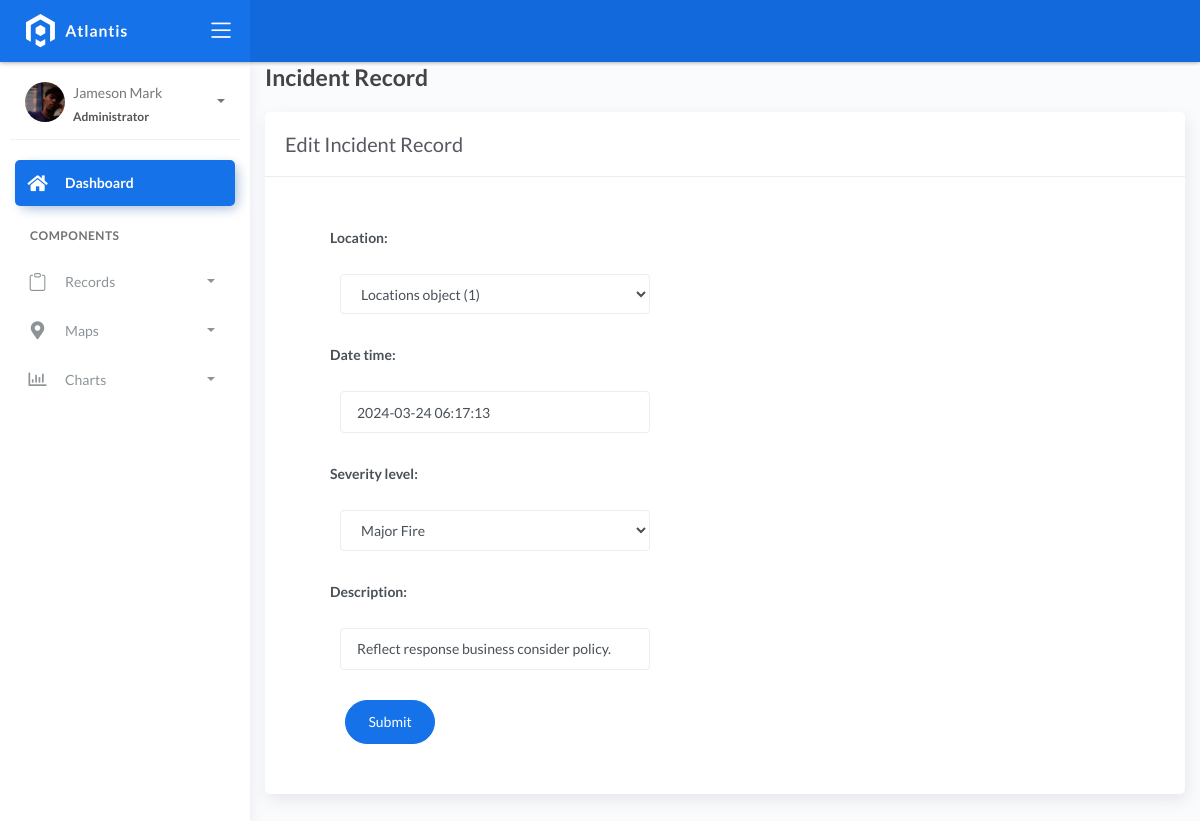
The app's page /IncidentRecords/1/, older data.
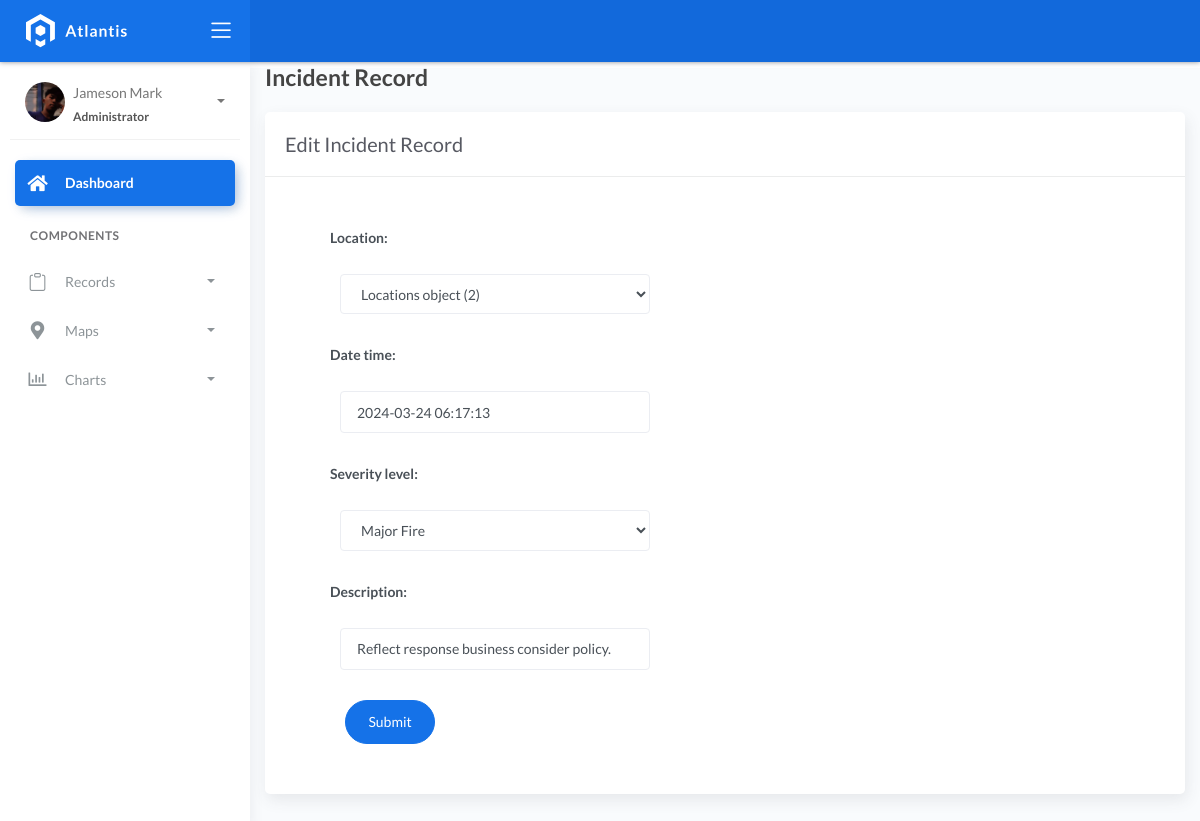
The same page, newer data.
### fire/models.py (models this page shows, shortened)
class BaseModel(models.Model):
    created_at = models.DateTimeField(auto_now_add=True, db_index=True)
    updated_at = models.DateTimeField(auto_now=True)
    class Meta:
        abstract = True

class Incident(BaseModel):
    SEVERITY_CHOICES = (
        ('Minor Fire', 'Minor Fire'),
        ('Moderate Fire', 'Moderate Fire'),
        ('Major Fire', 'Major Fire'),
    )
    location = models.ForeignKey(Locations, on_delete=models.CASCADE)
    date_time = models.DateTimeField(blank=True, null=True)
    severity_level = models.CharField(max_length=45, choices=SEVERITY_CHOICES)
    description = models.CharField(max_length=250)

### fire/views.py (the view, shortened to what this page needs)
# urls.py: path('IncidentRecords/<int:pk>/', IncidentUpdateView.as_view(), name='Int-update'),
class IncidentUpdateView(UpdateView):
    model = Incident
    form_class = IncidentForm
    template_name = 'incidentrecord_edit.html'
    success_url = reverse_lazy('Int-record')

### fire/forms.py
class IncidentForm(ModelForm):
    class Meta:
        model = Incident
        fields = "__all__"

### templates/incidentrecord_edit.html
{% extends 'base.html' %} {% load static %} {% block content %}
<div class="content">
    <div class="container-fluid">
        <h4 class="page-title">Incident Record</h4>
        <div class="row">
            <div class="col-md-12">
                <div class="card">
                    <div class="card-header">
                        <div class="card-title">Edit Incident Record</div>
                    </div>
                    <div class="col-md-6">
                        <div class="card-body">
                            <div class="card-body">
                                <form class="" action="" method="post" novalidate>
                                    {% csrf_token %} {% include 'includes/form.html' %}
                                    <div class="form-group">
                                        <div class="col-md-12 col-sm-3">
                                            <button type="submit" class="btn btn-primary btn-rounded">Submit</button>
                                        </div>
                                    </div>
                                </form>
                            </div>
                        </div>
                    </div>
                </div>
            </div>
        </div>
    </div>
</div>
{% endblock %}

### templates/includes/form.html (shortened to what this page needs)
{% load widget_tweaks %}
{% for field in form %}
<div class="field item form-group">
    <label>{{ field.label_tag }}</label>
  <div class="form-group">
    {% render_field field class="form-control" %}
  </div>
</div>
{% endfor %}

Row changes from the older to the newer data that the page shows:
changed Incident "Major Fire": location "Locations object (1)" → "Locations object (2)"
